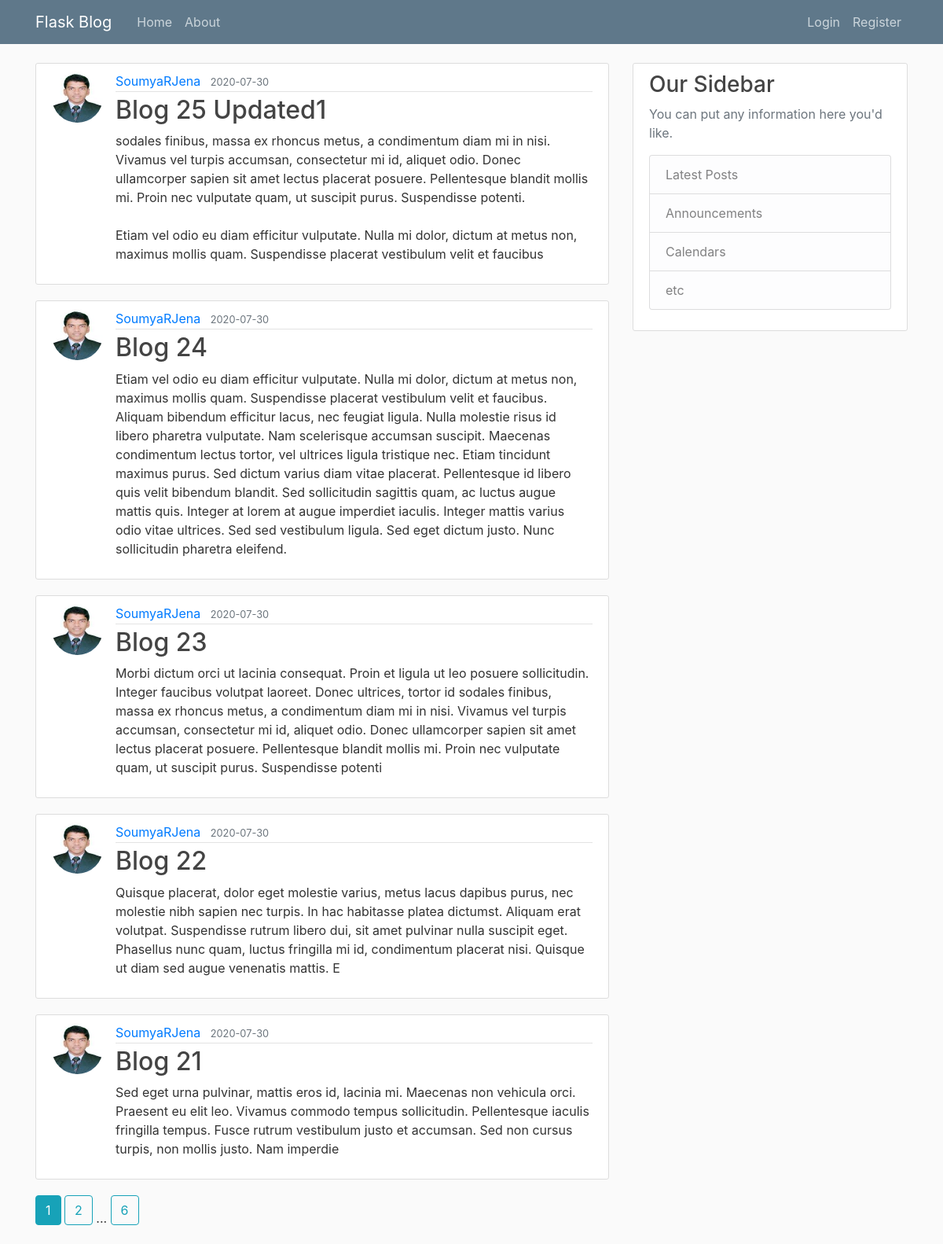
The page /home on the database its author committed.
### flaskblog/models.py (models this page shows, shortened)
class Post(db.Model):
    id = db.Column(db.Integer, primary_key=True)
    title = db.Column(db.String(100), nullable=False)
    date_posted = db.Column(db.DateTime, nullable=False, default=datetime.utcnow)
    content = db.Column(db.Text, nullable=False)
    user_id = db.Column(db.Integer, db.ForeignKey('user.id'), nullable=False)

class User(db.Model, UserMixin):
    id = db.Column(db.Integer, primary_key=True)
    username = db.Column(db.String(20), unique=True, nullable=False)
    email = db.Column(db.String(120), unique=True, nullable=False)
    image_file = db.Column(db.String(20), nullable=False, default='default.jpg')
    password = db.Column(db.String(60), nullable=False)
    posts = db.relationship('Post', backref='author', lazy=True)

### flaskblog/main/routes.py (the view)
@main.route("/")
@main.route('/home')
def home():
    page = request.args.get('page', 1, type=int)
    posts = Post.query.order_by(Post.date_posted.desc()).paginate(page=page, per_page=5)
    return render_template('home.html', posts=posts)

### flaskblog/templates/home.html
{% extends "layout.html" %}
{% block content %}
    {% for post in posts.items %}
        <article class="media content-section">
            <img class="rounded-circle article-img" src="{{ url_for('static', filename='profile_pics/' + post.author.image_file) }}">
          <div class="media-body">
            <div class="article-metadata">
              <a class="mr-2" href="{{ url_for('users.user_posts', username=post.author.username) }}">{{ post.author.username }}</a>
              <small class="text-muted">{{ post.date_posted.strftime('%Y-%m-%d') }}</small>
            </div>
            <h2><a class="article-title" href="{{ url_for('posts.post', post_id = post.id) }}">{{ post.title }}</a></h2>
            <p class="article-content">{{ post.content }}</p>
          </div>
        </article>
    {% endfor %}
    {% for page_num in posts.iter_pages(left_edge=1, right_edge=1, left_current=1, right_current=2) %}
        {% if page_num %}
            {% if posts.page == page_num %}
                <a class="btn btn-info mb-4" href="{{ url_for('main.home', page=page_num, ) }}">{{ page_num }}</a>
            {% else %}
                <a class="btn btn-outline-info mb-4" href="{{ url_for('main.home', page=page_num, ) }}">{{ page_num }}</a>
            {% endif %}
        {% else %}
            ...
        {% endif %}
    {% endfor %}
{% endblock content %}

### flaskblog/templates/layout.html (shortened to what this page needs)
<!DOCTYPE html>
<html>
<head>
    <link rel="stylesheet" href="https://maxcdn.bootstrapcdn.com/bootstrap/4.0.0/css/bootstrap.min.css">
    <link rel="stylesheet" type="text/css" href="{{ url_for('static', filename='main.css') }}">
</head>
<body>
    <header class="site-header">
      <nav class="navbar navbar-expand-md navbar-dark bg-steel fixed-top">
        <div class="container">
          <a class="navbar-brand mr-4" href="/">Flask Blog</a>
          <div class="collapse navbar-collapse" id="navbarToggle">
            <div class="navbar-nav mr-auto">
              <a class="nav-item nav-link" href="{{ url_for('main.home') }}">Home</a>
              <a class="nav-item nav-link" href="{{ url_for('main.about') }}">About</a>
            </div>
            <div class="navbar-nav">
                {% if current_user.is_authenticated %}
                    <a class="nav-item nav-link" href="{{ url_for('posts.new_post') }}">New Post</a>
                    <a class="nav-item nav-link" href="{{ url_for('users.account') }}">My Account</a>
                    <a class="nav-item nav-link" href="{{ url_for('users.logout') }}">Logout</a>
                {% else %}
                  <a class="nav-item nav-link" href="{{ url_for('users.login') }}">Login</a>
                  <a class="nav-item nav-link" href="{{ url_for('users.register') }}">Register</a>
                {% endif %}
            </div>
          </div>
        </div>
      </nav>
    </header>
    <main role="main" class="container">
      <div class="row">
        <div class="col-md-8">
          {% block content %}{% endblock %}
        </div>
        <div class="col-md-4">
          <div class="content-section">
            <h3>Our Sidebar</h3>
            <p class='text-muted'>You can put any information here you'd like.
              <ul class="list-group">
                <li class="list-group-item list-group-item-light">Latest Posts</li>
                <li class="list-group-item list-group-item-light">Announcements</li>
                <li class="list-group-item list-group-item-light">Calendars</li>
                <li class="list-group-item list-group-item-light">etc</li>
              </ul>
            </p>
          </div>
        </div>
      </div>
    </main>
</body>
</html>

### flaskblog/static/main.css (style rules this page uses)
body { background: #fafafa; color: #333333; margin-top: 5rem; }
h1, h2, h3, h4, h5, h6 { color: #444444; }
.bg-steel { background-color: #5f788a; }
.site-header .navbar-nav .nav-link { color: #cbd5db; }
.content-section { background: #ffffff; padding: 10px 20px; border: 1px solid #dddddd; border-radius: 3px; margin-bottom: 20px; }
.article-title { color: #444444; }
.article-content { white-space: pre-line; }
.article-img { height: 65px; width: 65px; margin-right: 16px; }
.article-metadata { padding-bottom: 1px; margin-bottom: 4px; border-bottom: 1px solid #e3e3e3 }

### rows shown on the page
Post: image_file (picture), author.username "SoumyaRJena", date_posted "2020-07-30", title "Blog 25 Updated1", content "sodales finibus, massa ex rhoncus metus, a condimentum diam mi in nisi. Vivamus vel turpis accumsan, consectetur mi id, aliquet odio. Donec ullamcorper sapien sit amet lectus placerat posuere. Pellentesque blandit mollis mi. Proin nec vulputate quam, ut suscipit purus. Suspendisse potenti. Etiam vel odio eu diam efficitur vulputate. Nulla mi dolor, dictum at metus non, maximus mollis quam. Suspendisse placerat vestibulum velit et faucibus"
Post: image_file (picture), author.username "SoumyaRJena", date_posted "2020-07-30", title "Blog 24", content "Etiam vel odio eu diam efficitur vulputate. Nulla mi dolor, dictum at metus non, maximus mollis quam. Suspendisse placerat vestibulum velit et faucibus. Aliquam bibendum efficitur lacus, nec feugiat ligula. Nulla molestie risus id libero pharetra vulputate. Nam scelerisque accumsan suscipit. Maecenas condimentum lectus tortor, vel ultrices ligula tristique nec. Etiam tincidunt maximus purus. Sed dictum varius diam vitae placerat. Pellentesque id libero quis velit bibendum blandit. Sed sollicitudin sagittis quam, ac luctus augue mattis quis. Integer at lorem at augue imperdiet iaculis. Integer mattis varius odio vitae ultrices. Sed sed vestibulum ligula. Sed eget dictum justo. Nunc…"
Post: image_file (picture), author.username "SoumyaRJena", date_posted "2020-07-30", title "Blog 23", content "Morbi dictum orci ut lacinia consequat. Proin et ligula ut leo posuere sollicitudin. Integer faucibus volutpat laoreet. Donec ultrices, tortor id sodales finibus, massa ex rhoncus metus, a condimentum diam mi in nisi. Vivamus vel turpis accumsan, consectetur mi id, aliquet odio. Donec ullamcorper sapien sit amet lectus placerat posuere. Pellentesque blandit mollis mi. Proin nec vulputate quam, ut suscipit purus. Suspendisse potenti"
Post: image_file (picture), author.username "SoumyaRJena", date_posted "2020-07-30", title "Blog 22", content "Quisque placerat, dolor eget molestie varius, metus lacus dapibus purus, nec molestie nibh sapien nec turpis. In hac habitasse platea dictumst. Aliquam erat volutpat. Suspendisse rutrum libero dui, sit amet pulvinar nulla suscipit eget. Phasellus nunc quam, luctus fringilla mi id, condimentum placerat nisi. Quisque ut diam sed augue venenatis mattis. E"
Post: image_file (picture), author.username "SoumyaRJena", date_posted "2020-07-30", title "Blog 21", content "Sed eget urna pulvinar, mattis eros id, lacinia mi. Maecenas non vehicula orci. Praesent eu elit leo. Vivamus commodo tempus sollicitudin. Pellentesque iaculis fringilla tempus. Fusce rutrum vestibulum justo et accumsan. Sed non cursus turpis, non mollis justo. Nam imperdie"

### other values the page prints
{{ page_num }} "1"
{{ page_num }} "2" "6"
